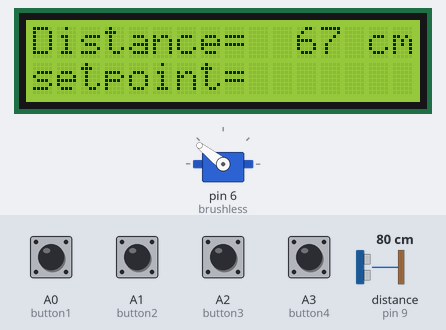
A sketch run on a simulated Arduino Uno, built with avr-gcc and run on an emulated ATmega328P. Shown: 16×2 character LCD, servo. Wiring (inferred from the names in the program): ultrasonic range finder: trigger pin 10; echo pin 9. Inputs (shaded band) come from the test bench; at power-on: A0 (button1), A1 (button2), A2 (button3), A3 (button4) HIGH, distance to the obstacle (sensor on pin 9) 80 cm. The echo pulse lasts 58.3 µs per cm; what the sketch prints to the serial monitor is not drawn.

Above: at 1.2 s.
1.3 s: A3 (button4) pulled LOW for 0.15 s
At 2.8 s:
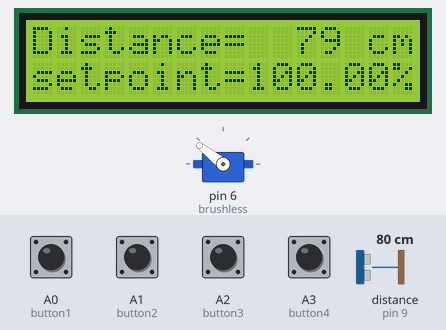
3.6 s: distance to the obstacle (sensor on pin 9) set to 2 cm
At 5.31 s:
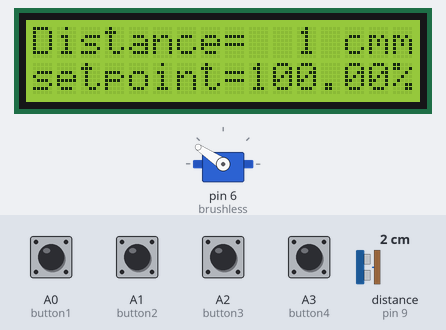
6.6 s: A0 (button1) pulled LOW for 1 s
At 8.2 s:
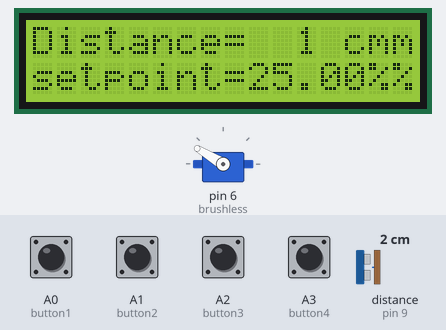
10.4 s: distance to the obstacle (sensor on pin 9) set to 299 cm
At 12.14 s:
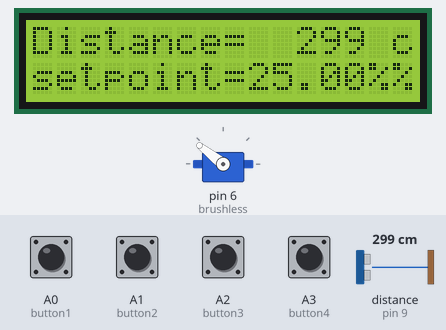
12.2 s: distance to the obstacle (sensor on pin 9) set to 105 cm
At 13.65 s:
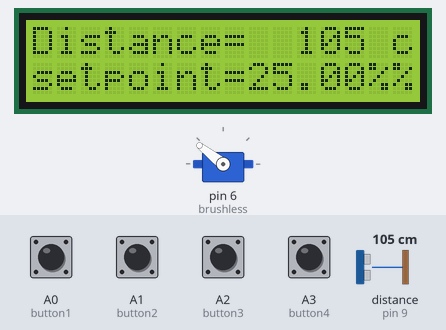
13.7 s: distance to the obstacle (sensor on pin 9) set to 95 cm
At 15.9 s:
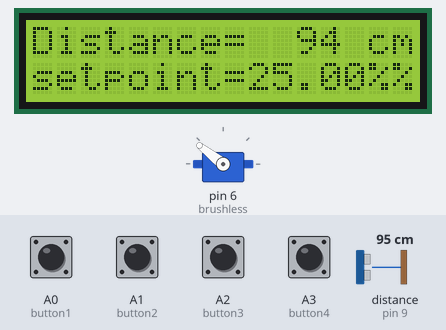
Timing chart, 0 to 16.2 s (numbered marks = the images above; inputs shaded):
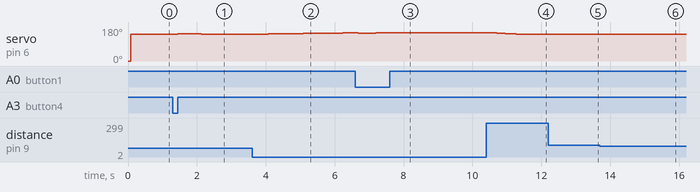

Measured:
- the behaviour switches between 100 and 99 cm on distance to the obstacle (sensor on pin 9) (found by bisection; images 5 and 6)
- after the input at 1.3 s, servo on pin 6 (brushless): 142° → 143° after 0.14 s, → 142° 0.69 s later; the display: first differs from a run without the input after 0.13 s (image 1)
- after the input at 3.6 s, servo on pin 6 (brushless): moves from 142° to 149° over 2.2 s, starting after 0.47 s; the display: first changes at once (image 2 shows a later state)
- after the input at 6.6 s, the display: changes after 0.08 s (image 3)
- after the input at 10.4 s, the display: first changes after 0.08 s (image 4 shows a later state)
- after the input at 12.2 s, the display: first changes after 0.06 s (image 5 shows a later state)
- after the input at 13.7 s, the display: first changes at once (image 6 shows a later state)

The sketch:

FSKBUQCJPSO0KX3.ino
```cpp
#include <Servo.h>
#include <LiquidCrystal.h>
LiquidCrystal lcd(12, 11, 5, 4, 3, 2);
#define trigPin 10
#define echoPin 9
#define button1 A0
#define button2 A1
#define button3 A2
#define button4 A3
int bt1, bt2, bt3, bt4;
char inChar;
int Tuning;
Servo brushless;

//----variables sensor
long distance;
long duration;
const int nbaca = 20;
int baca[nbaca];
int index = 0;
int total = 0;
int media = 0;

//-----variables PID
double timelatest = 0.6;
double timelast = 0;
double error = 0;
double errorlast = 0;
double p = 0;
double i = 0;
double d = 0;
double out_val;
float kp = 0.005;
float ki = 0.0003;
float kd = 0.039;
double nlast = 0;
double setpoint = 0;
double pv = 0;
int mv = 0;
double out = 0;
double input = 0;
String value = "";

//-----constanta motor brushless
const int start = 1000;
const int MIN = 1091;
const int MAX = 1800;

void setup(){
  Serial.begin(9600);
  pinMode(trigPin, OUTPUT);
  pinMode(echoPin, INPUT);
  lcd.begin(16,2);
  lcd.setCursor(0,0);
  lcd.print("Distance=");
  lcd.setCursor(0,1);
  lcd.print("setpoint=");
  brushless.attach(6, MIN, MAX);
  brushless.writeMicroseconds(0);
//  delay(3000);
//  brushless.writeMicroseconds(start);
//  delay(3000);
}

void loop(){
  digitalWrite(trigPin ,LOW);
  delayMicroseconds(2);
  digitalWrite(trigPin, HIGH);
  delayMicroseconds(10);
  digitalWrite(trigPin,  LOW);
  bt1 = digitalRead(button1);
  bt2 = digitalRead(button2);
  bt3 = digitalRead(button3);
  bt4 = digitalRead(button4);
  duration = pulseIn(echoPin, HIGH);
  distance = 0.01721*duration;
  total = total - baca[index];
  baca[index] = distance;
  total = total + baca[index];
  index = index+1;
  if(index >= nbaca){
    index = 0;
  }
  media = total/nbaca;
  input = map(media, 2 , 50, 0, 100);
  pid();
  mv = map(out, 0, 100, 1650, 1755);
  brushless.writeMicroseconds(mv);
  delay(10);
  Serial.print(setpoint);
  Serial.print("\t");
  Serial.print(media);
  Serial.print("\t");
  Serial.print(input);
  Serial.print("\t");
  Serial.print(out);
  Serial.print("\t");
  Serial.print(error);
  Serial.print("\t");
  Serial.println(mv);
//--------------------------------------------
  lcd.setCursor(11,0);
  lcd.print(media);
  lcd.print(" cm");
  delay(50);
  if(bt1 == 0){
    setpoint = 25;
    lcd.setCursor(9,1);
    lcd.print(setpoint);
    lcd.print("%");
  }
  if(bt2 == 0){
    setpoint = 50;
    lcd.setCursor(9,1);
    lcd.print(setpoint);
    lcd.print("%");
  }
  if(bt3 == 0){
    setpoint = 75;
    lcd.setCursor(9,1);
    lcd.print(setpoint);
    lcd.print("%");
  }
   if(bt4 == 0){
    setpoint = 100;
    lcd.setCursor(9,1);
    lcd.print(setpoint);
    lcd.print("%");
  }
//   if(Tuning == 1){
//    Serial.print(" || ");
//    Serial.print(" Kp :  ");
//    Serial.print(kp);
//    Serial.print(" Ki : ");
//    Serial.print(ki);
//    Serial.print(" Kd : ");
//    Serial.print(kd);
//  }
}

//void serialEvent(){
//  while(Serial.available()){
//    inChar = Serial.read();
//    //PILIH MODE TUNING
//    if(inChar == 'z'){Tuning = 1;}
//    if(inChar == 'x'){Tuning = 0;}
//
//      //TUNING NILAI KP
//      if (inChar == 'q' && Tuning == 1){kp+= 0.01;} // kp = kp + 0.1
//      if (inChar == 'a' && Tuning == 1){kp-= 0.01;}
//      if (inChar == 'w' && Tuning == 1){kp+= 0.001;}
//      if (inChar == 's' && Tuning == 1){kp-= 0.001;}
//      //TUNING NILAI KI
//      if (inChar == 'r' && Tuning == 1){ki+= 0.01;}
//      if (inChar == 'f' && Tuning == 1){ki-= 0.01;}
//      if (inChar == 't' && Tuning == 1){ki+= 0.001;}
//      if (inChar == 'g' && Tuning == 1){ki-= 0.001;}
//      //TUNING NILAI Kd
//      if (inChar == 'u' && Tuning == 1){kd+= 0.01;}
//      if (inChar == 'j' && Tuning == 1){kd-= 0.01;}
//      if (inChar == 'i' && Tuning == 1){kd+= 0.001;}
//      if (inChar == 'k' && Tuning == 1){kd-= 0.001;}
//  }
//}
```

FLEWCL2JPSO0KX6.ino
```cpp
void pid(){
  error = setpoint-input;
  p = (kp*error);
  i = ki*((timelatest*errorlast)+(timelatest*((error-errorlast)/2)));
  d = kd *((error-errorlast)/timelatest);
  out_val = p+i+d;
  out+= out_val+nlast;

  if (out >100){
    out=100;
  }
  if (out <0){
    out=0;
  }
  errorlast=error;
  nlast=i;
}
```
